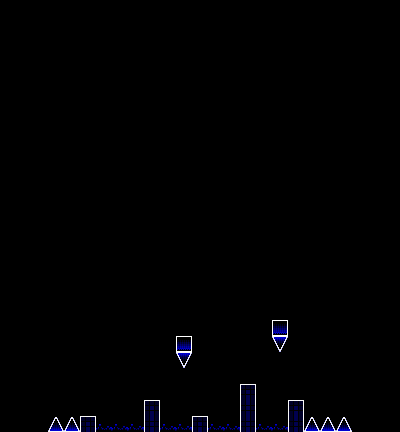

This is a level from a 2D game, rendered from its Tiled map with the project's own tilesets. A one-line summary and the complete map file follow:
An orthogonal 25x27 tile map with 16x16 px tiles, 2 tile layers (l2, l1), 2 tilesets and 8 objects.

<map version="1.10" tiledversion="1.11.0" orientation="orthogonal" renderorder="right-down" width="25" height="27" tilewidth="16" tileheight="16" infinite="0" nextlayerid="8" nextobjectid="449">
 <editorsettings>
  <export target="part_02.json" format="json" />
 </editorsettings>
 <properties>
  <property name="rarity" type="int" value="100" />
 </properties>
 <tileset firstgid="1" source="../famidash.tsx" />
 <tileset firstgid="16385" source="../sprites.tsx" />
 <layer id="4" name="l2" width="25" height="27">
  <data encoding="csv">
1,1,1,1,1,1,1,1,1,1,1,1,1,1,1,1,1,1,1,1,1,1,1,1,1,
1,1,1,1,1,1,1,1,1,1,1,1,1,1,1,1,1,1,1,1,1,1,1,1,1,
1,1,1,1,1,1,1,1,1,1,1,1,1,1,1,1,1,1,1,1,1,1,1,1,1,
1,1,1,1,1,1,1,1,1,1,1,1,1,1,1,1,1,1,1,1,1,1,1,1,1,
1,1,1,1,1,1,1,1,1,1,1,1,1,1,1,1,1,1,1,1,1,1,1,1,1,
1,1,1,1,1,1,1,1,1,1,1,1,1,1,1,1,1,1,1,1,1,1,1,1,1,
1,1,1,1,1,1,1,1,1,1,1,1,1,1,1,1,1,1,1,1,1,1,1,1,1,
1,1,1,1,1,1,1,1,1,1,1,1,1,1,1,1,1,1,1,1,1,1,1,1,1,
1,1,1,1,1,1,1,1,1,1,1,1,1,1,1,1,1,1,1,1,1,1,1,1,1,
1,1,1,1,1,1,1,1,1,1,1,1,1,1,1,1,1,1,1,1,1,1,1,1,1,
1,1,1,1,1,1,1,1,1,1,1,1,1,1,1,1,1,1,1,1,1,1,1,1,1,
1,1,1,1,1,1,1,1,1,1,1,1,1,1,1,1,1,1,1,1,1,1,1,1,1,
1,1,1,1,1,1,1,1,1,1,1,1,1,1,1,1,1,1,1,1,1,1,1,1,1,
1,1,1,1,1,1,1,1,1,1,1,1,1,1,1,1,1,1,1,1,1,1,1,1,1,
1,1,1,1,1,1,1,1,1,1,1,1,1,1,1,1,1,1,1,1,1,1,1,1,1,
1,1,1,1,1,1,1,1,1,1,1,1,1,1,1,1,1,1,1,1,1,1,1,1,1,
1,1,1,1,1,1,1,1,1,1,1,1,1,1,1,1,1,1,1,1,1,1,1,1,1,
1,1,1,1,1,1,1,1,1,1,1,1,1,1,1,1,1,1,1,1,1,1,1,1,1,
1,1,1,1,1,1,1,1,1,1,1,1,1,1,1,1,1,1,1,1,1,1,1,1,1,
1,1,1,1,1,1,1,1,1,1,1,1,1,1,1,1,1,1,1,1,1,1,1,1,1,
1,1,1,1,1,1,1,1,1,1,1,1,1,1,1,1,1,1,1,1,1,1,1,1,1,
1,1,1,1,1,1,1,1,1,1,1,1,1,1,1,1,1,1,1,1,1,1,1,1,1,
1,1,1,1,1,1,1,1,1,1,1,1,1,1,1,1,1,1,1,1,1,1,1,1,1,
1,1,1,1,1,1,1,1,1,1,1,1,1,1,1,1,1,1,1,1,1,1,1,1,1,
1,1,1,1,1,1,1,1,1,1,1,1,1,1,1,17,1,1,1,1,1,1,1,1,1,
1,1,1,1,1,1,1,1,1,17,1,1,1,1,1,21,1,1,17,1,1,1,1,1,1,
1,1,1,2,2,17,1,1,1,21,1,1,17,1,1,21,1,1,21,2,2,2,1,1,1
</data>
 </layer>
 <layer id="1" name="l1" width="25" height="27">
  <data encoding="csv">
1,1,1,1,1,1,1,1,1,1,1,1,1,1,1,1,1,1,1,1,1,1,1,1,1,
1,1,1,1,1,1,1,1,1,1,1,1,1,1,1,1,1,1,1,1,1,1,1,1,1,
1,1,1,1,1,1,1,1,1,1,1,1,1,1,1,1,1,1,1,1,1,1,1,1,1,
1,1,1,1,1,1,1,1,1,1,1,1,1,1,1,1,1,1,1,1,1,1,1,1,1,
1,1,1,1,1,1,1,1,1,1,1,1,1,1,1,1,1,1,1,1,1,1,1,1,1,
1,1,1,1,1,1,1,1,1,1,1,1,1,1,1,1,1,1,1,1,1,1,1,1,1,
1,1,1,1,1,1,1,1,1,1,1,1,1,1,1,1,1,1,1,1,1,1,1,1,1,
1,1,1,1,1,1,1,1,1,1,1,1,1,1,1,1,1,1,1,1,1,1,1,1,1,
1,1,1,1,1,1,1,1,1,1,1,1,1,1,1,1,1,1,1,1,1,1,1,1,1,
1,1,1,1,1,1,1,1,1,1,1,1,1,1,1,1,1,1,1,1,1,1,1,1,1,
1,1,1,1,1,1,1,1,1,1,1,1,1,1,1,1,1,1,1,1,1,1,1,1,1,
1,1,1,1,1,1,1,1,1,1,1,1,1,1,1,1,1,1,1,1,1,1,1,1,1,
1,1,1,1,1,1,1,1,1,1,1,1,1,1,1,1,1,1,1,1,1,1,1,1,1,
1,1,1,1,1,1,1,1,1,1,1,1,1,1,1,1,1,1,1,1,1,1,1,1,1,
1,1,1,1,1,1,1,1,1,1,1,1,1,1,1,1,1,1,1,1,1,1,1,1,1,
1,1,1,1,1,1,1,1,1,1,1,1,1,1,1,1,1,1,1,1,1,1,1,1,1,
1,1,1,1,1,1,1,1,1,1,1,1,1,1,1,1,1,1,1,1,1,1,1,1,1,
1,1,1,1,1,1,1,1,1,1,1,1,1,1,1,1,1,1,1,1,1,1,1,1,1,
1,1,1,1,1,1,1,1,1,1,1,1,1,1,1,1,1,1,1,1,1,1,1,1,1,
1,1,1,1,1,1,1,1,1,1,1,1,1,1,1,1,1,1,1,1,1,1,1,1,1,
1,1,1,1,1,1,1,1,1,1,1,1,1,1,1,1,1,3,1,1,1,1,1,1,1,
1,1,1,1,1,1,1,1,1,1,1,3,1,1,1,1,1,24,1,1,1,1,1,1,1,
1,1,1,1,1,1,1,1,1,1,1,24,1,1,1,1,1,1,1,1,1,1,1,1,1,
1,1,1,1,1,1,1,1,1,1,1,1,1,1,1,1,1,1,1,1,1,1,1,1,1,
1,1,1,1,1,1,1,1,1,1,1,1,1,1,1,1,1,1,1,1,1,1,1,1,1,
1,1,1,1,1,1,1,1,1,1,1,1,1,1,1,1,1,1,1,1,1,1,1,1,1,
1,1,1,1,1,1,31,31,31,1,31,31,1,31,31,1,31,31,1,1,1,1,1,1,1
</data>
 </layer>
 <objectgroup id="7" name="SP">
  <object id="434" gid="16390" x="112" y="432" width="16" height="16" />
  <object id="436" gid="16391" x="264" y="432" width="16" height="16" />
  <object id="438" gid="16391" x="216" y="432" width="16" height="16" />
  <object id="439" gid="16391" x="168" y="432" width="16" height="16" />
  <object id="441" gid="16396" x="144" y="400" width="16" height="16" />
  <object id="443" gid="16396" x="240" y="384" width="16" height="16" />
  <object id="447" gid="16393" x="272" y="320" width="16" height="16" />
  <object id="448" gid="16393" x="176" y="336" width="16" height="16" />
 </objectgroup>
</map>
